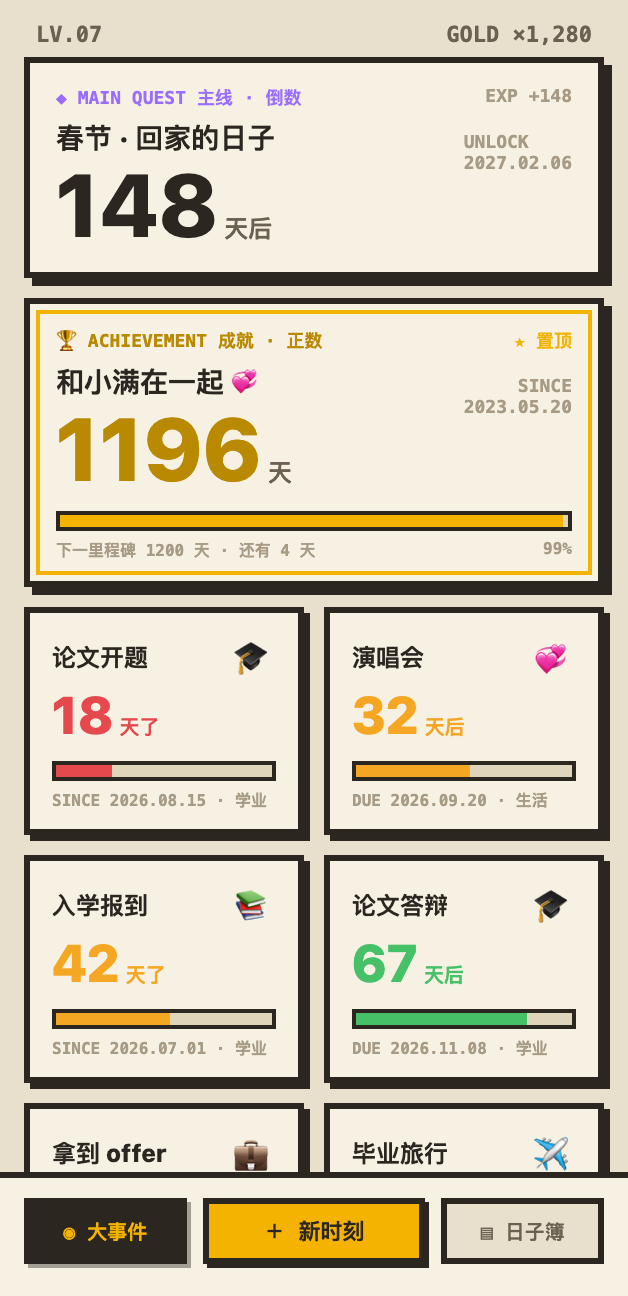
#> input picture docs/design/visual/screen-01-home/design-original.png, 628 x 1296 px
$ python _compare.py
#> lines starting #> are read from the running program, lines starting #| are printed output that depends on the picture; after the words box and inside, x2 and y2 are one past the last pixel; in counts of white or black regions, pixels touching at a corner belong together
#!/usr/bin/env python3
"""第 ① 屏视觉量化：对齐后的设计基准 vs Android 实现。

两张图使用同一画布（314x648 逻辑像素 @2x = 628x1296 设备像素）、同一排版边界
（无系统状态栏 / 无手势条 / 无手机外壳），因此数值差异只反映：

  结构 · 尺寸 · 间距 · 字体 · 颜色 · 硬影 · 渲染引擎栅格化

产物：difference-overlay.png / difference-heat.png / metrics.json
运行：/opt/miniconda3/bin/python3 _compare.py
"""
from __future__ import annotations
import json
from pathlib import Path

import numpy as np
from PIL import Image
from skimage.metrics import structural_similarity as ssim

HERE = Path(__file__).resolve().parent

# DESIGN_SYSTEM.md §3.1 昼间 token
COLORS = {
    "background": (232, 224, 204),
    "surface": (246, 241, 227),
    "surfaceVariant": (223, 213, 187),
    "onSurface": (43, 38, 32),
    "outline": (43, 38, 32),
    "outlineVariant": (201, 191, 166),
    "primary": (70, 193, 104),
    "secondary": (62, 155, 255),
    "tertiary": (245, 179, 1),
    "goldInk": (185, 138, 0),
    "error": (229, 72, 77),
    "amber": (245, 166, 35),
    "manaPurple": (155, 109, 255),
    "labelTertiary": (167, 155, 133),
}


def load(name: str):
#> called with name = 'design-original.png'
    im = Image.open(HERE / name).convert("RGB")
#> im is the input picture: PIL image 628x1296 RGB; mean R, G, B 209.5, 201.1, 180.3
    return im, np.asarray(im).astype(np.float32)


design_img, design = load("design-original.png")
impl_img, impl = load("current-implementation.png")
#> call 2 of load, with name = 'current-implementation.png'
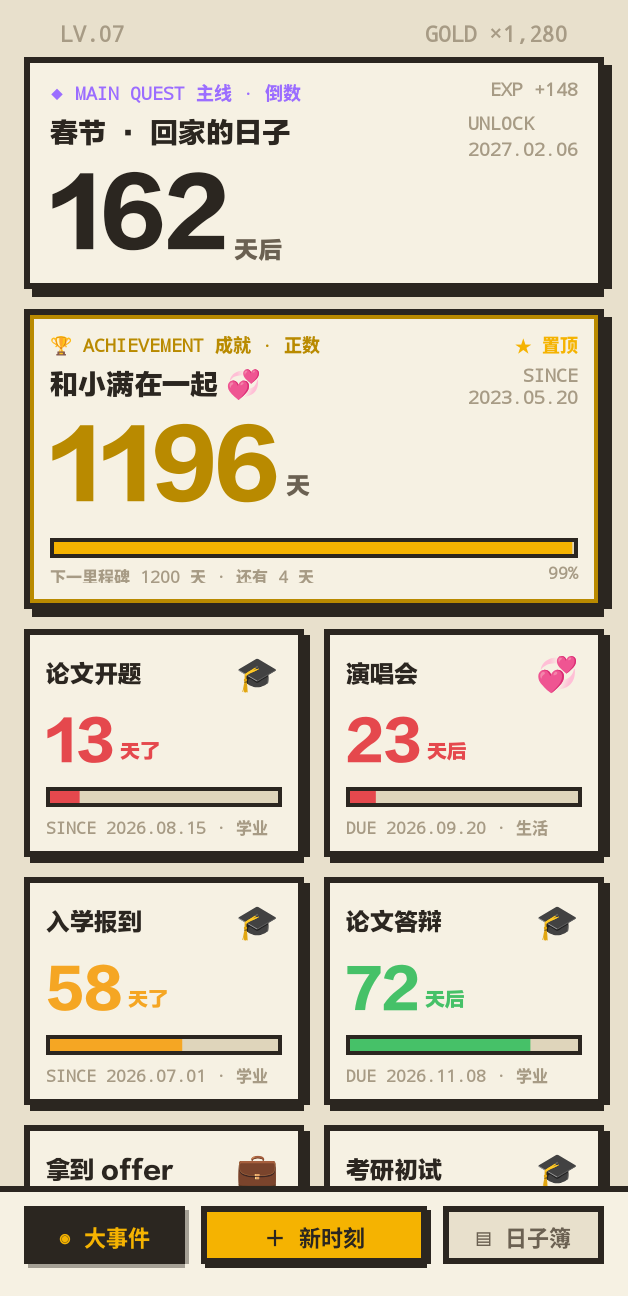
#> input picture docs/design/visual/screen-01-home/current-implementation.png, 628 x 1296 px
#> in load, im is the input picture: PIL image 628x1296 RGB; mean R, G, B 208.2, 199.6, 179.3
assert design.shape == impl.shape, f"画布不一致 {design.shape} vs {impl.shape}"
H, W, _ = design.shape
#> H = 1296; W = 628

# ── 1. 全局像素差 / SSIM ────────────────────────────────────────────────
diff = np.abs(design - impl)
maxchan = diff.max(axis=2)
mask = maxchan > 0                       # 与既有组件级报告同口径：任一通道变化即计入
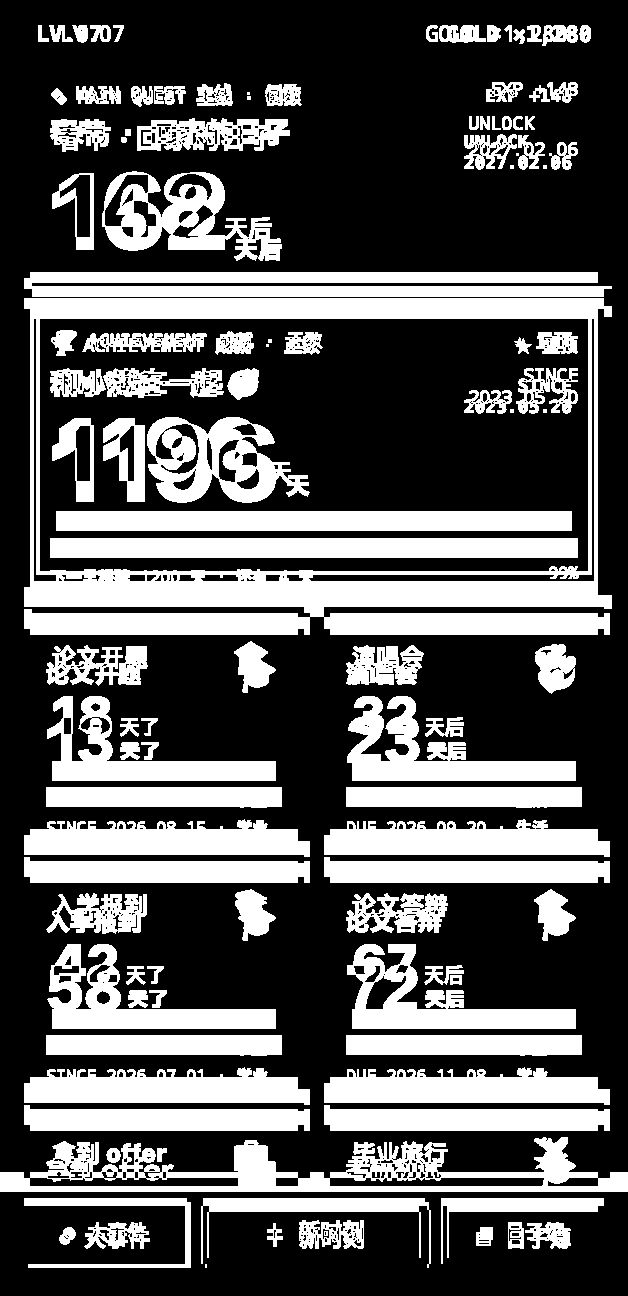
#> mask: shape (1296, 628) bool; 33.6% white; 114 white regions (11 under 20 px), largest, box (x1, y1, x2, y2) and area: (24, 298, 612, 635) 47253, (0, 1137, 628, 1192) 14342, (24, 272, 612, 297) 12642
total = H * W
#> total = 813888
diff_count = int(mask.sum())
#> diff_count = 273635
pixel_diff_rate = diff_count / total * 100.0
#> pixel_diff_rate = 33.62
gray_d = (design @ np.array([0.299, 0.587, 0.114], dtype=np.float32))
gray_i = (impl @ np.array([0.299, 0.587, 0.114], dtype=np.float32))
ssim_val = float(ssim(gray_d, gray_i, data_range=255))
#> ssim_val = 0.561

# 容差版：允许 ±T 的栅格化抖动，反映“结构是否落在同一位置”
def tolerant_rate(t: int) -> float:
    return float((np.abs(design - impl) > t).max(axis=2).mean() * 100.0)

# ── 2. 颜色误差（按设计稿颜色分类统计）────────────────────────────────
def color_error(name: str):
#> called with name = 'background'
    ref = np.array(COLORS[name], dtype=np.float32)
    sel = (np.abs(design - ref).max(axis=2) <= 10)
#> sel: shape (1296, 628) bool; 15.7% white; 1223 white regions (1213 under 20 px), largest, box (x1, y1, x2, y2) and area: (0, 0, 628, 1172) 118388, (447, 1204, 598, 1258) 7291, (511, 1226, 519, 1230) 32
    if not sel.any():
        return {"token": name, "pixels": 0, "mae_rgb": None}
    return {
        "token": name,
        "pixels": int(sel.sum()),
        "share_pct": round(float(sel.mean() * 100), 3),
        "mae_rgb": round(float(diff[sel].mean()), 3),
        "mean_color_error": round(float(np.abs(design[sel] - impl[sel]).mean()), 3),
    }


color_errors = [color_error(k) for k in ("background", "surface", "onSurface", "outline",
                                          "tertiary", "goldInk", "primary", "secondary",
                                          "error", "amber", "labelTertiary")]
#> in color_error (call 2), `sel = (np.abs(design - ref).max(axis=2) <= 10)`: sel: shape (1296, 628) bool; 60.2% white; 241 black regions (19 under 20 px), largest, box (x1, y1, x2, y2) and area: (0, 0, 628, 1178) 198416, (203, 1198, 429, 1268) 15788, (24, 1198, 191, 1268) 11658
#> in color_error (call 3), `sel = (np.abs(design - ref).max(axis=2) <= 10)`: sel: shape (1296, 628) bool; 14.7% white; 152 white regions (44 under 20 px), largest, box (x1, y1, x2, y2) and area: (24, 298, 612, 595) 17172, (24, 57, 612, 286) 15812, (24, 1198, 187, 1264) 9960
#> in color_error (call 5), `sel = (np.abs(design - ref).max(axis=2) <= 10)`: sel: shape (1296, 628) bool; 2.9% white; 24 white regions (12 under 20 px), largest, box (x1, y1, x2, y2) and area: (209, 1204, 419, 1258) 10250, (36, 310, 592, 575) 6504, (60, 515, 563, 527) 6036
#> in color_error (call 6), `sel = (np.abs(design - ref).max(axis=2) <= 10)`: sel: shape (1296, 628) bool; 0.9% white; 71 white regions (50 under 20 px), largest, box (x1, y1, x2, y2) and area: (148, 418, 199, 482) 2047, (206, 418, 258, 482) 2045, (60, 419, 90, 481) 1078
#> in color_error (call 7), `sel = (np.abs(design - ref).max(axis=2) <= 10)`: sel: shape (1296, 628) bool; 0.42% white; 6 white regions, box (x1, y1, x2, y2) and area: (356, 1013, 527, 1025) 2052, (354, 944, 384, 982) 725, (389, 945, 415, 982) 455, (425, 967, 443, 984) 89, (445, 966, 463, 983) 74, (450, 975, 461, 984) 58
#> in color_error (call 8), `sel = (np.abs(design - ref).max(axis=2) <= 10)`: sel: shape (1296, 628) bool; every value is 0
#> in color_error (call 9), `sel = (np.abs(design - ref).max(axis=2) <= 10)`: sel: shape (1296, 628) bool; 0.24% white; 5 white regions, box (x1, y1, x2, y2) and area: (80, 696, 111, 734) 737, (56, 765, 112, 777) 672, (54, 697, 72, 734) 376, (121, 719, 138, 736) 86, (142, 719, 157, 736) 54
#> in color_error (call 10), `sel = (np.abs(design - ref).max(axis=2) <= 10)`: sel: shape (1296, 628) bool; 0.68% white; 11 white regions, largest, box (x1, y1, x2, y2) and area: (356, 765, 470, 777) 1368, (56, 1013, 170, 1025) 1368, (54, 945, 85, 982) 618
#> in color_error (call 11), `ref = np.array(COLORS[name], dtype=np.float32)`: ref = [167, 155, 133]
#> in color_error (call 11), `sel = (np.abs(design - ref).max(axis=2) <= 10)`:
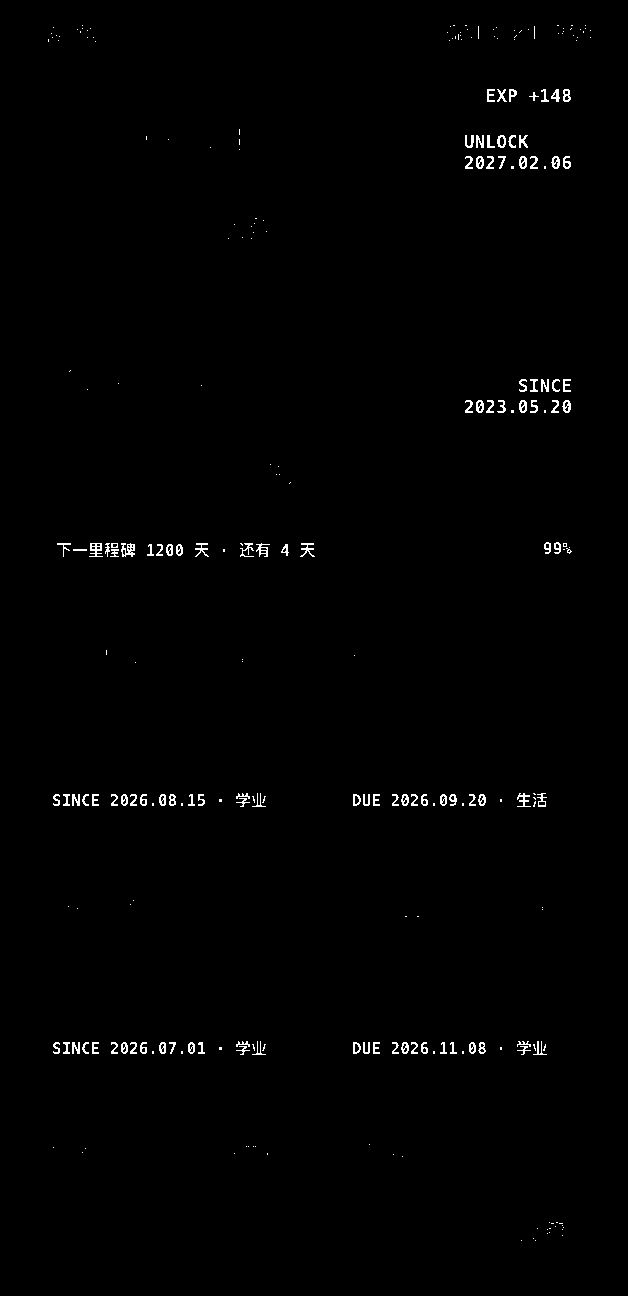
#> sel: shape (1296, 628) bool; 0.78% white in thin lines or dots, all inside (x1, y1, x2, y2) = (48, 25, 591, 1241)
#> color_errors = 11 items

# ── 3. 版面几何：卡片边界（沿固定扫描线找颜色跳变）────────────────────
def transitions(line: np.ndarray, axis_label: str):
    """把一维颜色序列压缩为 (start,end,color) 的行程段。"""
    runs = []
    start = 0
    cur = tuple(int(v) for v in line[0])
    for i in range(1, len(line)):
        c = tuple(int(v) for v in line[i])
        if c != cur:
            runs.append((start, i - 1, cur))
            start, cur = i, c
    runs.append((start, len(line) - 1, cur))
    return [(a, b, c) for a, b, c in runs if b - a >= 2]


def classify(rgb):
    """把颜色归到最近的 token，用于摘要。"""
    best, bd = None, 1e9
    for k, v in COLORS.items():
        d = sum((int(rgb[i]) - v[i]) ** 2 for i in range(3))
        if d < bd:
            bd, best = d, k
    return best if bd < 2000 else f"#{rgb[0]:02X}{rgb[1]:02X}{rgb[2]:02X}"


# 左列卡片纵向扫描线（x 落在左列卡片内部）
x_scan = int(W * 0.12)
#> x_scan = 75
prof_design = transitions(design[:, x_scan], "y")
#> in transitions, `cur = tuple(int(v) for v in line[0])`: cur = (232, 224, 204)
#> the loop in transitions, `for i in range(1, len(line)):` made 1295 passes
#> cur on passes 57, 63, 126, 127, 129, 130, 131, 133, 134, 135, 151, 174: (43, 38, 32), (246, 241, 227), (105, 101, 92), (43, 38, 32), (218, 213, 199), (83, 78, 70), (43, 38, 32), (242, 237, 223), (53, 49, 42), (43, 38, 32), (246, 241, 227), (133, 129, 118)
#> after the loop in transitions, `for i in range(1, len(line)):`: cur = (246, 241, 227); runs = 111 items; start = 1268
#> prof_design = 62 items
prof_impl = transitions(impl[:, x_scan], "y")
#> the loop in transitions (call 2), `for i in range(1, len(line)):` made 1295 passes
#> cur on passes 25, 26, 27, 31, 32, 33, 34, 35, 57, 63, 120, 121: (201, 192, 171), (170, 158, 136), (167, 155, 133), (169, 157, 136), (188, 177, 156), (210, 201, 180), (230, 222, 202), (232, 224, 204), (43, 38, 32), (246, 241, 227), (223, 218, 205), (43, 38, 32)
#> prof_impl = 72 items


def summarize_bands(runs):
    out = []
    for a, b, c in runs:
        label = classify(c)
        if label in ("background",):
            continue
        out.append({"y0": a, "y1": b, "h": b - a + 1, "color": label})
#> this loop made 62 passes
#> (a, b, c, label) on passes 1 to 12: (0, 56, (232, 224, 204), 'background'), (57, 62, (43, 38, 32), 'onSurface'), (63, 125, (246, 241, 227), 'surface'), (135, 150, (43, 38, 32), 'onSurface'), (151, 173, (246, 241, 227), 'surface'), (175, 187, (43, 38, 32), 'onSurface'), (189, 235, (100, 94, 86), '#645E56'), (237, 271, (246, 241, 227), 'surface'), (272, 285, (43, 38, 32), 'onSurface'), (286, 297, (232, 224, 204), 'background'), (298, 303, (43, 38, 32), 'onSurface'), (304, 309, (246, 241, 227), 'surface')
#> after the loop, out = 57 items
    return out


bands_design = summarize_bands(prof_design)
#> bands_design = 57 items
bands_impl = summarize_bands(prof_impl)
#> the loop in summarize_bands (call 2), `for a, b, c in runs:` made 72 passes
#> (a, b, c, label) on passes 1 to 12: (0, 24, (232, 224, 204), 'background'), (27, 30, (167, 155, 133), 'labelTertiary'), (35, 56, (232, 224, 204), 'background'), (57, 62, (43, 38, 32), 'onSurface'), (63, 119, (246, 241, 227), 'surface'), (121, 123, (43, 38, 32), 'onSurface'), (125, 127, (201, 196, 184), 'outlineVariant'), (129, 131, (43, 38, 32), 'onSurface'), (135, 137, (43, 38, 32), 'onSurface'), (140, 177, (246, 241, 227), 'surface'), (180, 195, (43, 38, 32), 'onSurface'), (198, 282, (246, 241, 227), 'surface')
#> bands_impl = 66 items

# ── 4. 元素 bbox：按颜色类聚出关键块，比较位置与尺寸 ────────────────────
def bbox_of(mask2d):
    ys, xs = np.nonzero(mask2d)
    if len(ys) == 0:
        return None
    return [int(xs.min()), int(ys.min()), int(xs.max()), int(ys.max())]


def bboxes_for(img, token):
    ref = np.array(COLORS[token], dtype=np.float32)
    m = (np.abs(img - ref).max(axis=2) <= 12)
    return bbox_of(m)


element_boxes = {}
for token in ("surface", "outline", "tertiary", "goldInk", "primary", "error", "amber"):
    bd = bboxes_for(design, token)
    bi = bboxes_for(impl, token)
    element_boxes[token] = {
        "design_bbox": bd,
        "impl_bbox": bi,
        "delta_wh": None if not bd or not bi else [bi[2] - bi[0] - (bd[2] - bd[0]),
                                                   bi[3] - bi[1] - (bd[3] - bd[1])],
        "delta_xy": None if not bd or not bi else [bi[0] - bd[0], bi[1] - bd[1]],
    }
#> this loop made 7 passes
#> (bd, bi) on passes 3 to 7: ([36, 310, 591, 1257], [54, 337, 576, 1257]), ([60, 331, 362, 1241], [30, 315, 597, 1248]), ([354, 944, 526, 1024], [348, 965, 529, 1050]), ([54, 696, 156, 776], [48, 717, 465, 802]), ([54, 335, 540, 1024], [48, 337, 181, 1050])
#> bi on passes 1 to 2: [0, 63, 627, 1295], [0, 57, 627, 1267]
#> pass 1, in bboxes_for (call 2), `m = (np.abs(img - ref).max(axis=2) <= 12)`:
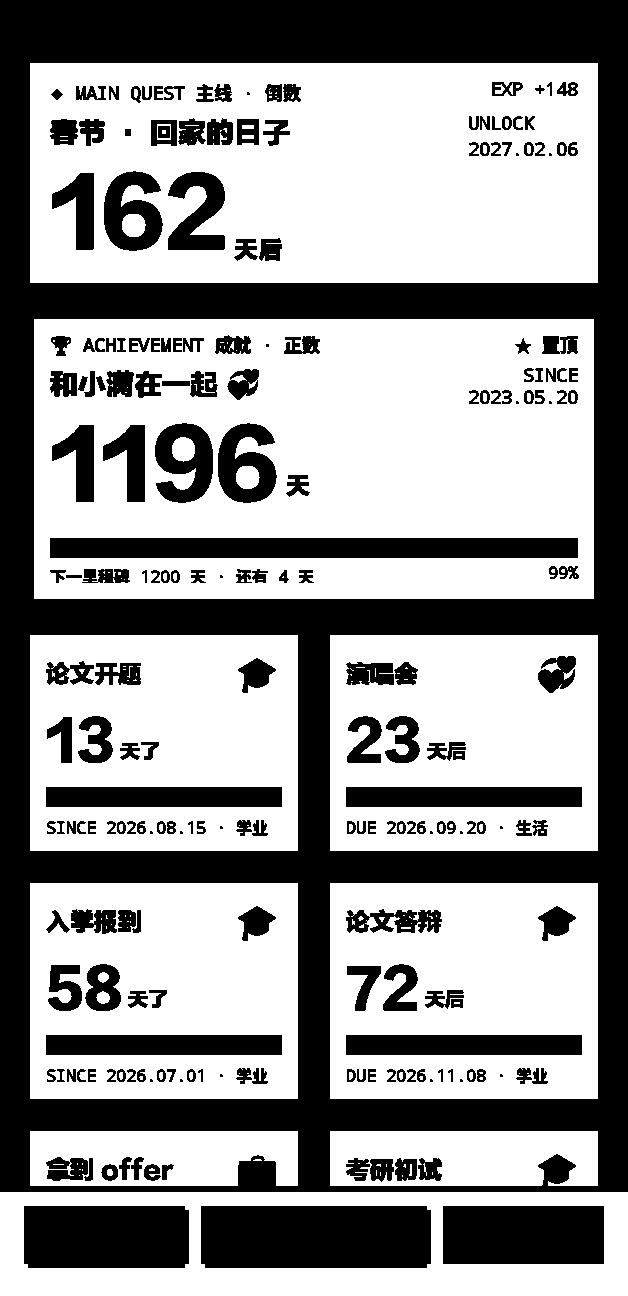
#> m: shape (1296, 628) bool; 59.5% white; 221 black regions (19 under 20 px), largest, box (x1, y1, x2, y2) and area: (0, 0, 628, 1192) 207494, (201, 1206, 431, 1268) 14212, (50, 538, 578, 558) 10560
#> after the loop, element_boxes = 7 items

# ── 5. 文本行高度（字体度量代理）：统计墨色像素的连续行带 ───────────────
def text_row_bands(img, x0, x1):
    ink = np.array(COLORS["onSurface"], dtype=np.float32)
    sub = img[:, x0:x1]
    m = (np.abs(sub - ink).max(axis=2) <= 40).sum(axis=1) > 2
    bands, start = [], None
    for y, v in enumerate(m):
        if v and start is None:
            start = y
        elif not v and start is not None:
            if y - start >= 3:
                bands.append((start, y - 1, y - start))
            start = None
    return bands


# ── 6. 产物 ────────────────────────────────────────────────────────────
overlay = np.asarray(impl_img).copy()
ov = overlay.copy()
ov[mask] = [255, 0, 255]
Image.fromarray(ov).save(HERE / "difference-overlay.png")

heat = np.clip(diff.max(axis=2) * 3, 0, 255).astype(np.uint8)
Image.fromarray(np.stack([heat] * 3, axis=-1)).save(HERE / "difference-heat.png")

# 并排对照
side = Image.new("RGB", (W * 2 + 16, H), (255, 255, 255))
#> side: PIL image 1272x1296 RGB; every value is 255
side.paste(design_img, (0, 0))
side.paste(impl_img, (W + 16, 0))
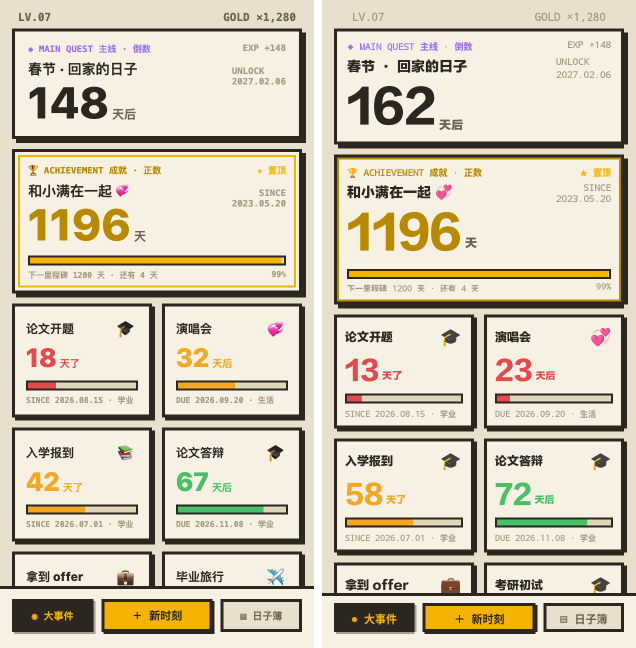
#> side: PIL image 1272x1296 RGB (shown at 1/2 size); mean R, G, B 209.4, 201, 180.7
side.save(HERE / "side-by-side.png")

report = {
    "canvas": f"{W}x{H}",
    "logical_canvas": f"{W // 2}x{H // 2} dp @2x",
    "device_scale_factor": 2,
    "design_source": "design.html 第①屏，.phone 内容区 314x648 CSS px",
    "impl_source": "Pixel AVD，wm size 628x1296 / density 320，immersive（无系统栏）",
    "global": {
        "pixel_difference_rate_pct": round(pixel_diff_rate, 4),
        "pixel_similarity_pct": round(100 - pixel_diff_rate, 4),
        "ssim_gray": round(ssim_val, 6),
        "mae_rgb": round(float(diff.mean()), 4),
        "tolerance_1_pct": round(tolerant_rate(1), 4),
        "tolerance_8_pct": round(tolerant_rate(8), 4),
        "tolerance_24_pct": round(tolerant_rate(24), 4),
        "thresholds": {"pixel_difference_rate_pct": 1.0, "ssim_gray": 0.95},
        "passed": bool(pixel_diff_rate < 1.0 and ssim_val > 0.95),
    },
    "color_errors": color_errors,
    "bands_left_column_design": bands_design,
    "bands_left_column_impl": bands_impl,
    "element_boxes": element_boxes,
    "text_bands_design": text_row_bands(design, 0, W),
    "text_bands_impl": text_row_bands(impl, 0, W),
}
#> in text_row_bands, `ink = np.array(COLORS["onSurface"], dtype=np.float32)`: ink = [43, 38, 32]
#> the loop in text_row_bands, `for y, v in enumerate(m):` made 1296 passes
#> v on passes 1 to 12: False, False, False, False, False, False, False, False, False, False, False, False
#> after the loop in text_row_bands, `for y, v in enumerate(m):`: bands = [(57, 285, 229), (298, 594, 297), (607, 840, 234), (855, 1088, 234), (1103, 1177, 75), (1198, 1267, 70)]
#> the loop in text_row_bands (call 2), `for y, v in enumerate(m):` made 1296 passes

(HERE / "metrics.json").write_text(json.dumps(report, ensure_ascii=False, indent=2), encoding="utf-8")
print(json.dumps({k: report[k] for k in ("canvas", "global")}, ensure_ascii=False, indent=2))
#> (printed output is left out)
print("bands design:", bands_design)
#> (printed output is left out)
print("bands impl  :", bands_impl)
#> (printed output is left out)
